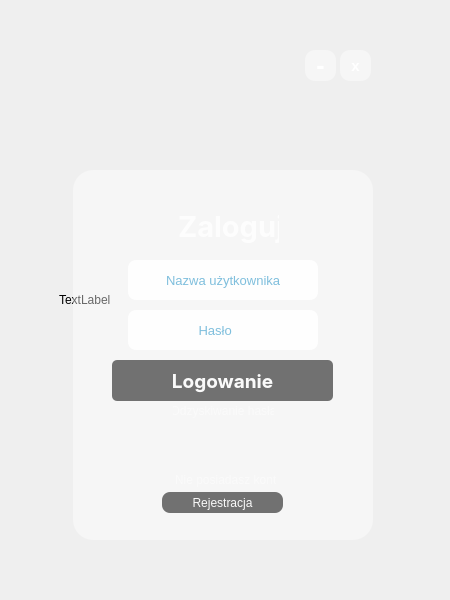
<?xml version="1.0" encoding="UTF-8"?>
<ui version="4.0">
 <class>Form</class>
 <widget class="QWidget" name="Form">
  <property name="geometry">
   <rect>
    <x>0</x>
    <y>0</y>
    <width>450</width>
    <height>600</height>
   </rect>
  </property>
  <property name="windowTitle">
   <string>Form</string>
  </property>
  <widget class="QWidget" name="widget" native="true">
   <property name="geometry">
    <rect>
     <x>40</x>
     <y>20</y>
     <width>370</width>
     <height>560</height>
    </rect>
   </property>
   <property name="styleSheet">
    <string notr="true">QPushButton#logbtn{
	background-color: qlineargradient(spread:pad, x1:0, y1:0.505682, x2:1, y2:0.477, stop:0 rgba(0, 0, 0, 138), stop:1 rgba(0, 0, 0, 138));
	color:rgba(0, 136, 255, 215);
	border-radius:5px;
}
QPushButton#logbtn:hover{
	background-color: qlineargradient(spread:pad, x1:0, y1:0.505682, x2:1, y2:0.477, stop:0 rgba(0, 87, 128, 1), stop:1 rgba(0, 87, 128, 1));
}
QPushButton#logbtn:pressed{
	padding-left:5px;
	padding-top:5px;
	background-color:rgba(0, 125, 186, 1);
}



QPushButton#regbtn{
	background-color: qlineargradient(spread:pad, x1:0, y1:0.505682, x2:1, y2:0.477, stop:0 rgba(0, 0, 0, 138), stop:1 rgba(0, 0, 0, 138));
	color:rgba(0, 136, 255, 215);
	border-radius:8px;
}
QPushButton#regbtn:hover{
	background-color: qlineargradient(spread:pad, x1:0, y1:0.505682, x2:1, y2:0.477, stop:0 rgba(0, 87, 128, 1), stop:1 rgba(0, 87, 128, 1));
}
QPushButton#regbtn:pressed{
	padding-left:5px;
	padding-top:5px;
	background-color:rgba(0, 125, 186, 1);
}


QPushButton#recoverybtn{
color:rgba(255, 255, 255, 104);
	border-radius:8px;
}
QPushButton#recoverybtn:pressed{
	padding-left:1px;
	padding-top:1px;
}


QPushButton#closebtn{
	background-color: qlineargradient(spread:pad, x1:0, y1:0.505682, x2:1, y2:0.477, stop:0 rgba(255, 255, 255, 104), stop:1 rgba(255, 255, 255, 104));
	color:rgba(255, 255, 255, 1);
	border-radius:10px;
}
QPushButton#closebtn:hover{
	background-color: qlineargradient(spread:pad, x1:0, y1:0.505682, x2:1, y2:0.477, stop:0 rgba(255, 92, 92, 1), stop:1 rgba(255, 92, 92, 1));
}
QPushButton#closebtn:pressed{
	padding-left:5px;
	padding-top:5px;
	background-color:rgba(237, 41, 57, 1);
}


QPushButton#minbtn{
	background-color: qlineargradient(spread:pad, x1:0, y1:0.505682, x2:1, y2:0.477, stop:0 rgba(255, 255, 255, 104), stop:1 rgba(255, 255, 255, 104));
	color:rgba(255, 255, 255, 1);
	border-radius:10px;
}
QPushButton#minbtn:hover{
	background-color: qlineargradient(spread:pad, x1:0, y1:0.505682, x2:1, y2:0.477, stop:0 rgba(115, 194, 251, 1), stop:1 rgba(115, 194, 251, 1));
}
QPushButton#minbtn:pressed{
	padding-left:5px;
	padding-top:5px;
	background-color:rgba(2, 105, 164, 1);
}</string>
   </property>
   <widget class="QLabel" name="lbl1">
    <property name="geometry">
     <rect>
      <x>19</x>
      <y>19</y>
      <width>331</width>
      <height>521</height>
     </rect>
    </property>
    <property name="styleSheet">
     <string notr="true">border-image: url(:/images/gears.png);
border-radius:20px;</string>
    </property>
    <property name="text">
     <string>TextLabel</string>
    </property>
   </widget>
   <widget class="QLabel" name="lbl2">
    <property name="geometry">
     <rect>
      <x>33</x>
      <y>150</y>
      <width>300</width>
      <height>370</height>
     </rect>
    </property>
    <property name="font">
     <font>
      <family>SF Pro Display</family>
     </font>
    </property>
    <property name="styleSheet">
     <string notr="true">background-color: qlineargradient(spread:pad, x1:0, y1:0, x2:1, y2:1, stop:0 rgba(255, 255, 255, 104));
border-radius:20px;</string>
    </property>
    <property name="text">
     <string/>
    </property>
   </widget>
   <widget class="QLabel" name="lbl3">
    <property name="geometry">
     <rect>
      <x>138</x>
      <y>180</y>
      <width>101</width>
      <height>51</height>
     </rect>
    </property>
    <property name="font">
     <font>
      <family>SF Pro Display</family>
      <pointsize>22</pointsize>
      <weight>75</weight>
      <bold>true</bold>
     </font>
    </property>
    <property name="styleSheet">
     <string notr="true">color:rgba(255, 255, 255, 210);</string>
    </property>
    <property name="text">
     <string>Zaloguj</string>
    </property>
   </widget>
   <widget class="QLineEdit" name="lineEdit">
    <property name="geometry">
     <rect>
      <x>88</x>
      <y>240</y>
      <width>190</width>
      <height>40</height>
     </rect>
    </property>
    <property name="font">
     <font>
      <family>MS Shell Dlg 2</family>
      <pointsize>10</pointsize>
      <weight>50</weight>
      <bold>false</bold>
     </font>
    </property>
    <property name="styleSheet">
     <string notr="true">background-color: qlineargradient(spread:pad, x1:0, y1:0, x2:1, y2:1, stop:0 rgba(255, 255, 255, 219));
color: rgb(0, 128, 188);
border-radius:8px;</string>
    </property>
    <property name="placeholderText">
     <string>          Nazwa użytkownika</string>
    </property>
   </widget>
   <widget class="QLineEdit" name="lineEdit_2">
    <property name="geometry">
     <rect>
      <x>88</x>
      <y>290</y>
      <width>190</width>
      <height>40</height>
     </rect>
    </property>
    <property name="font">
     <font>
      <family>MS Shell Dlg 2</family>
      <pointsize>10</pointsize>
      <weight>50</weight>
      <bold>false</bold>
     </font>
    </property>
    <property name="styleSheet">
     <string notr="true">background-color: qlineargradient(spread:pad, x1:0, y1:0, x2:1, y2:1, stop:0 rgba(255, 255, 255, 219));
color: rgb(0, 128, 188);
border-radius:8px;</string>
    </property>
    <property name="echoMode">
     <enum>QLineEdit::Password</enum>
    </property>
    <property name="placeholderText">
     <string>                   Hasło</string>
    </property>
   </widget>
   <widget class="QLabel" name="lbl4">
    <property name="geometry">
     <rect>
      <x>135</x>
      <y>450</y>
      <width>101</width>
      <height>20</height>
     </rect>
    </property>
    <property name="styleSheet">
     <string notr="true">color: rgb(250, 250, 250);</string>
    </property>
    <property name="text">
     <string>Nie posiadasz konta?</string>
    </property>
   </widget>
   <widget class="QPushButton" name="logbtn">
    <property name="geometry">
     <rect>
      <x>72</x>
      <y>340</y>
      <width>221</width>
      <height>41</height>
     </rect>
    </property>
    <property name="font">
     <font>
      <family>SF Pro Text</family>
      <pointsize>14</pointsize>
      <weight>75</weight>
      <bold>true</bold>
     </font>
    </property>
    <property name="styleSheet">
     <string notr="true">color: rgb(250, 250, 250);</string>
    </property>
    <property name="text">
     <string>Logowanie</string>
    </property>
   </widget>
   <widget class="QPushButton" name="regbtn">
    <property name="geometry">
     <rect>
      <x>122</x>
      <y>472</y>
      <width>121</width>
      <height>21</height>
     </rect>
    </property>
    <property name="styleSheet">
     <string notr="true">color: rgba(250, 250, 250, 1);</string>
    </property>
    <property name="text">
     <string>Rejestracja</string>
    </property>
   </widget>
   <widget class="QPushButton" name="recoverybtn">
    <property name="geometry">
     <rect>
      <x>133</x>
      <y>380</y>
      <width>101</width>
      <height>21</height>
     </rect>
    </property>
    <property name="styleSheet">
     <string notr="true">color:rgba(250, 250, 250, 1);</string>
    </property>
    <property name="text">
     <string>Odzyskiwanie hasła</string>
    </property>
   </widget>
   <widget class="QPushButton" name="closebtn">
    <property name="geometry">
     <rect>
      <x>300</x>
      <y>30</y>
      <width>31</width>
      <height>31</height>
     </rect>
    </property>
    <property name="font">
     <font>
      <pointsize>11</pointsize>
      <weight>75</weight>
      <bold>true</bold>
     </font>
    </property>
    <property name="text">
     <string>x</string>
    </property>
   </widget>
   <widget class="QPushButton" name="minbtn">
    <property name="geometry">
     <rect>
      <x>265</x>
      <y>30</y>
      <width>31</width>
      <height>31</height>
     </rect>
    </property>
    <property name="font">
     <font>
      <pointsize>19</pointsize>
      <weight>75</weight>
      <bold>true</bold>
     </font>
    </property>
    <property name="text">
     <string>-</string>
    </property>
   </widget>
   <widget class="QLabel" name="warnlbl">
    <property name="geometry">
     <rect>
      <x>80</x>
      <y>410</y>
      <width>211</width>
      <height>20</height>
     </rect>
    </property>
    <property name="font">
     <font>
      <family>SF Pro Text</family>
      <pointsize>12</pointsize>
      <weight>75</weight>
      <bold>true</bold>
     </font>
    </property>
    <property name="styleSheet">
     <string notr="true">color: rgb(255, 129, 129);</string>
    </property>
    <property name="text">
     <string/>
    </property>
   </widget>
  </widget>
 </widget>
 <resources>
  <include location="res.qrc"/>
 </resources>
 <connections/>
</ui>
